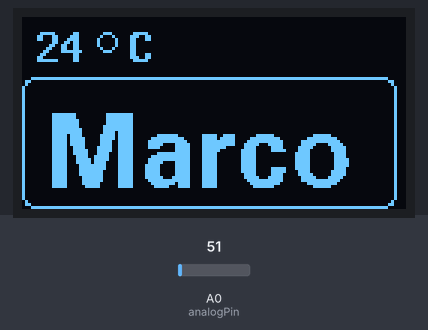
This sketch was run on a simulated Arduino Uno, built with avr-gcc and run on an emulated ATmega328P. Parts: 128×64 one-colour display. The inputs (shaded band) are chosen by the test bench; at power-on: A0 (analogPin) = 51. What the sketch prints to the serial monitor is not drawn.

Above: at 3.0 s.
3.1 s: A0 (analogPin) set to 61
At 5.8 s:
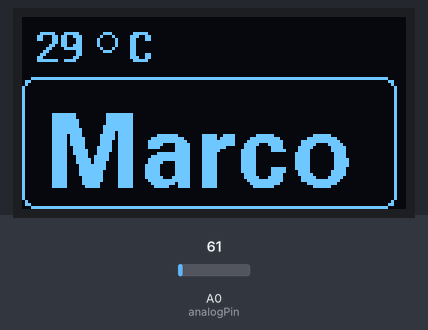
6.1 s: A0 (analogPin) set to 30
At 7.5 s:
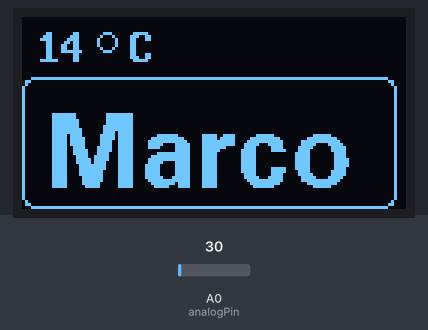
9.0 s: A0 (analogPin) set to 15
At 11.6 s:
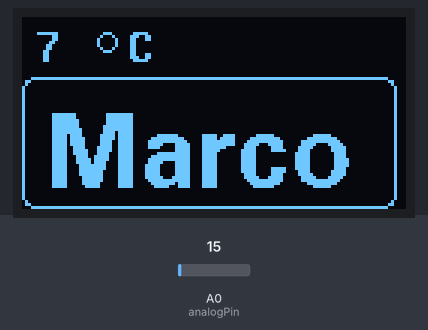
Timing chart, 0 to 13.1 s (numbered marks = the images above; inputs shaded):
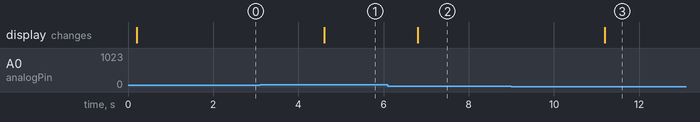

Measured:
- after the input at 3.1 s, the display: changes after 1.5 s (image 1)
- after the input at 6.1 s, the display: changes after 0.70 s (image 2)
- after the input at 9.0 s, the display: changes after 2.2 s (image 3)

The sketch:

Temperatura_LM35.ino
```cpp
#include "U8glib.h"
U8GLIB_SH1106_128X64 u8g(U8G_I2C_OPT_NO_ACK);	// Display which does not send ACK

int analogPin = 0; // pino do LM35 (sensor de temperatura)
int valAnalog;
int temperatura;

void draw() {
  u8g.setFont(u8g_font_unifont);
  u8g.setPrintPos(0, 20);
  //Seleciona a fonte de texto
  u8g.setFont(u8g_font_8x13B);
  //u8g.setFont(u8g_font_fur25);
  //Linha superior - temperatura
  u8g.setPrintPos(5, 15);
  u8g.print(temperatura);
  u8g.drawCircle(28, 8, 3);
  u8g.drawStr( 36, 15, "C");
  u8g.setFont(u8g_font_fub25);
  u8g.drawStr( 8, 57, "Marco");
  //moldura
  u8g.drawRFrame(0, 20, 125, 44, 4);
}

void setup() {
  // flip screen, if required
  //u8g.setRot180();
  Serial.begin(9600);
}

void loop() {
  valAnalog = analogRead(analogPin);
  int temp = ( 5 * valAnalog * 100) / 1024;
  if(temp > 0){
    temperatura = ( 5 * valAnalog * 100) / 1024;
  }
  Serial.println(temperatura);
  // picture loop
  u8g.firstPage();
  do {
    draw();
  } while ( u8g.nextPage() );

  // rebuild the picture after some delay
  delay(2000);
}
```
